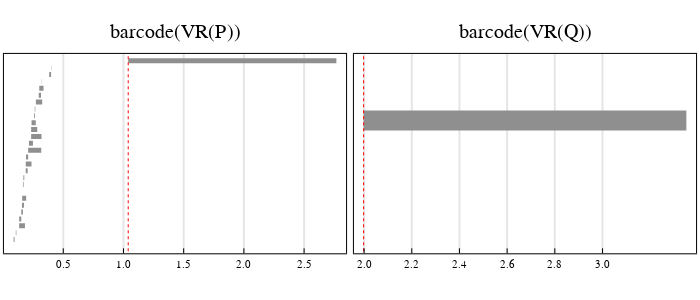

Notebook source saved alongside this figure:
### Markdown cell above
### 2(c)(i) Plot parameters

### Code cell
p1 = plot_pY(extension_P, title = "barcode(VR(P))")
p2 = plot_pY(extension_Q, title = "barcode(VR(Q))")

plot(p1, p2, grid = (1, 2), size = (700, 300))

### Figure 1 — Plotly figure (JSON) as saved in the notebook; plotly's stock layout.template omitted (floating-point values rounded to 4 significant figures)
{"data": [{"colorbar": {"title": ""}, "hoverinfo": "text", "legendgroup": "y1", "line": {"color": "rgba(143, 143, 143, 1.000)", "dash": "solid", "shape": "linear", "width": 5}, "mode": "lines", "name": "y1", "showlegend": true, "text": ["class 7", "class 7"], "type": "scatter", "x": [0.08768, 0.09556], "xaxis": "x1", "y": [1, 1], "yaxis": "y1", "zmax": null, "zmin": null}, {"colorbar": {"title": ""}, "hoverinfo": "text", "legendgroup": "y2", "line": {"color": "rgba(143, 143, 143, 1.000)", "dash": "solid", "shape": "linear", "width": 5}, "mode": "lines", "name": "y2", "showlegend": true, "text": ["class 1", "class 1"], "type": "scatter", "x": [0.1057, 0.1104], "xaxis": "x1", "y": [2, 2], "yaxis": "y1", "zmax": null, "zmin": null}, {"colorbar": {"title": ""}, "hoverinfo": "text", "legendgroup": "y3", "line": {"color": "rgba(143, 143, 143, 1.000)", "dash": "solid", "shape": "linear", "width": 5}, "mode": "lines", "name": "y3", "showlegend": true, "text": ["class 25", "class 25"], "type": "scatter", "x": [0.1335, 0.1816], "xaxis": "x1", "y": [3, 3], "yaxis": "y1", "zmax": null, "zmin": null}, {"colorbar": {"title": ""}, "hoverinfo": "text", "legendgroup": "y4", "line": {"color": "rgba(143, 143, 143, 1.000)", "dash": "solid", "shape": "linear", "width": 5}, "mode": "lines", "name": "y4", "showlegend": true, "text": ["class 2", "class 2"], "type": "scatter", "x": [0.1339, 0.1511], "xaxis": "x1", "y": [4, 4], "yaxis": "y1", "zmax": null, "zmin": null}, {"colorbar": {"title": ""}, "hoverinfo": "text", "legendgroup": "y5", "line": {"color": "rgba(143, 143, 143, 1.000)", "dash": "solid", "shape": "linear", "width": 5}, "mode": "lines", "name": "y5", "showlegend": true, "text": ["class 8", "class 8"], "type": "scatter", "x": [0.1514, 0.1652], "xaxis": "x1", "y": [5, 5], "yaxis": "y1", "zmax": null, "zmin": null}, {"colorbar": {"title": ""}, "hoverinfo": "text", "legendgroup": "y6", "line": {"color": "rgba(143, 143, 143, 1.000)", "dash": "solid", "shape": "linear", "width": 5}, "mode": "lines", "name": "y6", "showlegend": true, "text": ["class 9", "class 9"], "type": "scatter", "x": [0.1569, 0.1736], "xaxis": "x1", "y": [6, 6], "yaxis": "y1", "zmax": null, "zmin": null}, {"colorbar": {"title": ""}, "hoverinfo": "text", "legendgroup": "y7", "line": {"color": "rgba(143, 143, 143, 1.000)", "dash": "solid", "shape": "linear", "width": 5}, "mode": "lines", "name": "y7", "showlegend": true, "text": ["class 10", "class 10"], "type": "scatter", "x": [0.1588, 0.1916], "xaxis": "x1", "y": [7, 7], "yaxis": "y1", "zmax": null, "zmin": null}, {"colorbar": {"title": ""}, "hoverinfo": "text", "legendgroup": "y8", "line": {"color": "rgba(143, 143, 143, 1.000)", "dash": "solid", "shape": "linear", "width": 5}, "mode": "lines", "name": "y8", "showlegend": true, "text": ["class 11", "class 11"], "type": "scatter", "x": [0.1594, 0.1605], "xaxis": "x1", "y": [8, 8], "yaxis": "y1", "zmax": null, "zmin": null}, {"colorbar": {"title": ""}, "hoverinfo": "text", "legendgroup": "y9", "line": {"color": "rgba(143, 143, 143, 1.000)", "dash": "solid", "shape": "linear", "width": 5}, "mode": "lines", "name": "y9", "showlegend": true, "text": ["class 3", "class 3"], "type": "scatter", "x": [0.1651, 0.1706], "xaxis": "x1", "y": [9, 9], "yaxis": "y1", "zmax": null, "zmin": null}, {"colorbar": {"title": ""}, "hoverinfo": "text", "legendgroup": "y10", "line": {"color": "rgba(143, 143, 143, 1.000)", "dash": "solid", "shape": "linear", "width": 5}, "mode": "lines", "name": "y10", "showlegend": true, "text": ["class 12", "class 12"], "type": "scatter", "x": [0.1689, 0.1761], "xaxis": "x1", "y": [10, 10], "yaxis": "y1", "zmax": null, "zmin": null}, {"colorbar": {"title": ""}, "hoverinfo": "text", "legendgroup": "y11", "line": {"color": "rgba(143, 143, 143, 1.000)", "dash": "solid", "shape": "linear", "width": 5}, "mode": "lines", "name": "y11", "showlegend": true, "text": ["class 13", "class 13"], "type": "scatter", "x": [0.1882, 0.2042], "xaxis": "x1", "y": [11, 11], "yaxis": "y1", "zmax": null, "zmin": null}, {"colorbar": {"title": ""}, "hoverinfo": "text", "legendgroup": "y12", "line": {"color": "rgba(143, 143, 143, 1.000)", "dash": "solid", "shape": "linear", "width": 5}, "mode": "lines", "name": "y12", "showlegend": true, "text": ["class 14", "class 14"], "type": "scatter", "x": [0.1887, 0.236], "xaxis": "x1", "y": [12, 12], "yaxis": "y1", "zmax": null, "zmin": null}, {"colorbar": {"title": ""}, "hoverinfo": "text", "legendgroup": "y13", "line": {"color": "rgba(143, 143, 143, 1.000)", "dash": "solid", "shape": "linear", "width": 5}, "mode": "lines", "name": "y13", "showlegend": true, "text": ["class 4", "class 4"], "type": "scatter", "x": [0.1908, 0.2084], "xaxis": "x1", "y": [13, 13], "yaxis": "y1", "zmax": null, "zmin": null}, {"colorbar": {"title": ""}, "hoverinfo": "text", "legendgroup": "y14", "line": {"color": "rgba(143, 143, 143, 1.000)", "dash": "solid", "shape": "linear", "width": 5}, "mode": "lines", "name": "y14", "showlegend": true, "text": ["class 26", "class 26"], "type": "scatter", "x": [0.2086, 0.3171], "xaxis": "x1", "y": [14, 14], "yaxis": "y1", "zmax": null, "zmin": null}, {"colorbar": {"title": ""}, "hoverinfo": "text", "legendgroup": "y15", "line": {"color": "rgba(143, 143, 143, 1.000)", "dash": "solid", "shape": "linear", "width": 5}, "mode": "lines", "name": "y15", "showlegend": true, "text": ["class 15", "class 15"], "type": "scatter", "x": [0.2151, 0.2481], "xaxis": "x1", "y": [15, 15], "yaxis": "y1", "zmax": null, "zmin": null}, {"colorbar": {"title": ""}, "hoverinfo": "text", "legendgroup": "y16", "line": {"color": "rgba(143, 143, 143, 1.000)", "dash": "solid", "shape": "linear", "width": 5}, "mode": "lines", "name": "y16", "showlegend": true, "text": ["class 16", "class 16"], "type": "scatter", "x": [0.233, 0.3193], "xaxis": "x1", "y": [16, 16], "yaxis": "y1", "zmax": null, "zmin": null}, {"colorbar": {"title": ""}, "hoverinfo": "text", "legendgroup": "y17", "line": {"color": "rgba(143, 143, 143, 1.000)", "dash": "solid", "shape": "linear", "width": 5}, "mode": "lines", "name": "y17", "showlegend": true, "text": ["class 27", "class 27"], "type": "scatter", "x": [0.2331, 0.2837], "xaxis": "x1", "y": [17, 17], "yaxis": "y1", "zmax": null, "zmin": null}, {"colorbar": {"title": ""}, "hoverinfo": "text", "legendgroup": "y18", "line": {"color": "rgba(143, 143, 143, 1.000)", "dash": "solid", "shape": "linear", "width": 5}, "mode": "lines", "name": "y18", "showlegend": true, "text": ["class 17", "class 17"], "type": "scatter", "x": [0.2365, 0.2717], "xaxis": "x1", "y": [18, 18], "yaxis": "y1", "zmax": null, "zmin": null}, {"colorbar": {"title": ""}, "hoverinfo": "text", "legendgroup": "y19", "line": {"color": "rgba(143, 143, 143, 1.000)", "dash": "solid", "shape": "linear", "width": 5}, "mode": "lines", "name": "y19", "showlegend": true, "text": ["class 18", "class 18"], "type": "scatter", "x": [0.2586, 0.2653], "xaxis": "x1", "y": [19, 19], "yaxis": "y1", "zmax": null, "zmin": null}, {"colorbar": {"title": ""}, "hoverinfo": "text", "legendgroup": "y20", "line": {"color": "rgba(143, 143, 143, 1.000)", "dash": "solid", "shape": "linear", "width": 5}, "mode": "lines", "name": "y20", "showlegend": true, "text": ["class 5", "class 5"], "type": "scatter", "x": [0.2631, 0.2679], "xaxis": "x1", "y": [20, 20], "yaxis": "y1", "zmax": null, "zmin": null}, {"colorbar": {"title": ""}, "hoverinfo": "text", "legendgroup": "y21", "line": {"color": "rgba(143, 143, 143, 1.000)", "dash": "solid", "shape": "linear", "width": 5}, "mode": "lines", "name": "y21", "showlegend": true, "text": ["class 19", "class 19"], "type": "scatter", "x": [0.2727, 0.3249], "xaxis": "x1", "y": [21, 21], "yaxis": "y1", "zmax": null, "zmin": null}, {"colorbar": {"title": ""}, "hoverinfo": "text", "legendgroup": "y22", "line": {"color": "rgba(143, 143, 143, 1.000)", "dash": "solid", "shape": "linear", "width": 5}, "mode": "lines", "name": "y22", "showlegend": true, "text": ["class 20", "class 20"], "type": "scatter", "x": [0.2964, 0.3151], "xaxis": "x1", "y": [22, 22], "yaxis": "y1", "zmax": null, "zmin": null}, {"colorbar": {"title": ""}, "hoverinfo": "text", "legendgroup": "y23", "line": {"color": "rgba(143, 143, 143, 1.000)", "dash": "solid", "shape": "linear", "width": 5}, "mode": "lines", "name": "y23", "showlegend": true, "text": ["class 21", "class 21"], "type": "scatter", "x": [0.3006, 0.3359], "xaxis": "x1", "y": [23, 23], "yaxis": "y1", "zmax": null, "zmin": null}, {"colorbar": {"title": ""}, "hoverinfo": "text", "legendgroup": "y24", "line": {"color": "rgba(143, 143, 143, 1.000)", "dash": "solid", "shape": "linear", "width": 5}, "mode": "lines", "name": "y24", "showlegend": true, "text": ["class 6", "class 6"], "type": "scatter", "x": [0.3191, 0.3211], "xaxis": "x1", "y": [24, 24], "yaxis": "y1", "zmax": null, "zmin": null}, {"colorbar": {"title": ""}, "hoverinfo": "text", "legendgroup": "y25", "line": {"color": "rgba(143, 143, 143, 1.000)", "dash": "solid", "shape": "linear", "width": 5}, "mode": "lines", "name": "y25", "showlegend": true, "text": ["class 22", "class 22"], "type": "scatter", "x": [0.3833, 0.3986], "xaxis": "x1", "y": [25, 25], "yaxis": "y1", "zmax": null, "zmin": null}, {"colorbar": {"title": ""}, "hoverinfo": "text", "legendgroup": "y26", "line": {"color": "rgba(143, 143, 143, 1.000)", "dash": "solid", "shape": "linear", "width": 5}, "mode": "lines", "name": "y26", "showlegend": true, "text": ["class 23", "class 23"], "type": "scatter", "x": [0.4016, 0.404], "xaxis": "x1", "y": [26, 26], "yaxis": "y1", "zmax": null, "zmin": null}, {"colorbar": {"title": ""}, "hoverinfo": "text", "legendgroup": "y27", "line": {"color": "rgba(143, 143, 143, 1.000)", "dash": "solid", "shape": "linear", "width": 5}, "mode": "lines", "name": "y27", "showlegend": true, "text": ["class 24", "class 24"], "type": "scatter", "x": [1.039, 2.768], "xaxis": "x1", "y": [27, 27], "yaxis": "y1", "zmax": null, "zmin": null}, {"colorbar": {"title": ""}, "legendgroup": "y28", "line": {"color": "rgba(255, 0, 0, 1.000)", "dash": "dot", "shape": "linear", "width": 1}, "mode": "lines", "name": "y28", "showlegend": true, "type": "scatter", "x": [1.039, 1.039], "xaxis": "x1", "y": [-2901, 2928], "yaxis": "y1", "zmax": null, "zmin": null}, {"colorbar": {"title": ""}, "hoverinfo": "text", "legendgroup": "y1", "line": {"color": "rgba(143, 143, 143, 1.000)", "dash": "solid", "shape": "linear", "width": 20}, "mode": "lines", "name": "y1", "showlegend": true, "text": ["class 1", "class 1"], "type": "scatter", "x": [1.998, 3.352], "xaxis": "x2", "y": [1, 1], "yaxis": "y2", "zmax": null, "zmin": null}, {"colorbar": {"title": ""}, "legendgroup": "y2", "line": {"color": "rgba(255, 0, 0, 1.000)", "dash": "dot", "shape": "linear", "width": 1}, "mode": "lines", "name": "y2", "showlegend": true, "type": "scatter", "x": [1.998, 1.998], "xaxis": "x2", "y": [-301, 302], "yaxis": "y2", "zmax": null, "zmin": null}], "layout": {"annotations": [{"font": {"color": "rgba(0, 0, 0, 1.000)", "family": "sans-serif", "size": 20}, "rotation": 0, "showarrow": false, "text": "barcode(VR(P))", "x": 0.25, "xanchor": "center", "xref": "paper", "y": 1, "yanchor": "top", "yref": "paper"}, {"font": {"color": "rgba(0, 0, 0, 1.000)", "family": "sans-serif", "size": 20}, "rotation": 0, "showarrow": false, "text": "barcode(VR(Q))", "x": 0.75, "xanchor": "center", "xref": "paper", "y": 1, "yanchor": "top", "yref": "paper"}], "height": 300, "margin": {"b": 20, "l": 0, "r": 0, "t": 20}, "paper_bgcolor": "rgba(255, 255, 255, 1.000)", "plot_bgcolor": "rgba(255, 255, 255, 1.000)", "showlegend": false, "width": 700, "xaxis1": {"anchor": "y1", "domain": [0.005624, 0.4944], "gridcolor": "rgba(0, 0, 0, 0.100)", "gridwidth": 2, "linecolor": "rgba(0, 0, 0, 1.000)", "mirror": true, "range": [0.007262, 2.849], "showgrid": true, "showline": true, "showticklabels": true, "tickangle": 0, "tickcolor": "rgb(0, 0, 0)", "tickfont": {"color": "rgba(0, 0, 0, 1.000)", "family": "sans-serif", "size": 11}, "tickmode": "array", "ticks": "inside", "ticktext": ["0.5", "1.0", "1.5", "2.0", "2.5"], "tickvals": [0.5, 1, 1.5, 2, 2.5], "title": "", "titlefont": {"color": "rgba(0, 0, 0, 1.000)", "family": "sans-serif", "size": 15}, "type": "-", "visible": true, "zeroline": false, "zerolinecolor": "rgba(0, 0, 0, 1.000)"}, "xaxis2": {"anchor": "y2", "domain": [0.5056, 0.9944], "gridcolor": "rgba(0, 0, 0, 0.100)", "gridwidth": 2, "linecolor": "rgba(0, 0, 0, 1.000)", "mirror": true, "range": [1.957, 3.393], "showgrid": true, "showline": true, "showticklabels": true, "tickangle": 0, "tickcolor": "rgb(0, 0, 0)", "tickfont": {"color": "rgba(0, 0, 0, 1.000)", "family": "sans-serif", "size": 11}, "tickmode": "array", "ticks": "inside", "ticktext": ["2.0", "2.2", "2.4", "2.6", "2.8", "3.0", "3.0"], "tickvals": [2, 2.2, 2.4, 2.6, 2.8, 3, 3], "title": "", "titlefont": {"color": "rgba(0, 0, 0, 1.000)", "family": "sans-serif", "size": 15}, "type": "-", "visible": true, "zeroline": false, "zerolinecolor": "rgba(0, 0, 0, 1.000)"}, "yaxis1": {"anchor": "x1", "domain": [0.1027, 0.8696], "gridcolor": "rgba(0, 0, 0, 0.100)", "gridwidth": 2, "linecolor": "rgba(0, 0, 0, 1.000)", "mirror": true, "range": [-1, 28], "showgrid": true, "showline": true, "showticklabels": true, "tickangle": 0, "tickcolor": "rgb(0, 0, 0)", "tickfont": {"color": "rgba(0, 0, 0, 1.000)", "family": "sans-serif", "size": 11}, "tickmode": "array", "ticks": "inside", "ticktext": [], "tickvals": [], "title": "", "titlefont": {"color": "rgba(0, 0, 0, 1.000)", "family": "sans-serif", "size": 15}, "type": "-", "visible": true, "zeroline": false, "zerolinecolor": "rgba(0, 0, 0, 1.000)"}, "yaxis2": {"anchor": "x2", "domain": [0.1027, 0.8696], "gridcolor": "rgba(0, 0, 0, 0.100)", "gridwidth": 2, "linecolor": "rgba(0, 0, 0, 1.000)", "mirror": true, "range": [-1, 2], "showgrid": true, "showline": true, "showticklabels": true, "tickangle": 0, "tickcolor": "rgb(0, 0, 0)", "tickfont": {"color": "rgba(0, 0, 0, 1.000)", "family": "sans-serif", "size": 11}, "tickmode": "array", "ticks": "inside", "ticktext": [], "tickvals": [], "title": "", "titlefont": {"color": "rgba(0, 0, 0, 1.000)", "family": "sans-serif", "size": 15}, "type": "-", "visible": true, "zeroline": false, "zerolinecolor": "rgba(0, 0, 0, 1.000)"}}}
